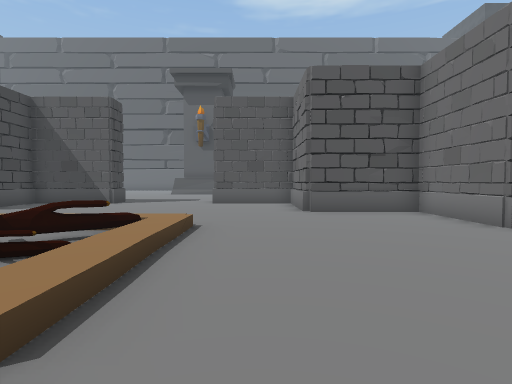
view 1 (above)

24 first-person views from a walk through a 3-D level made in the Unity game engine. The camera is 1.5 m above the floor, tilts 2° down and sees 80° across. The floor is counted in squares, 1.8 m on a side. Each view is taken from the middle of a square. On the plan, view 1 faces up. The plan holds only what a view shows up to about 11 squares ahead; the rest is blank. The place goes on beyond the plan. The player character is not drawn.

view 2
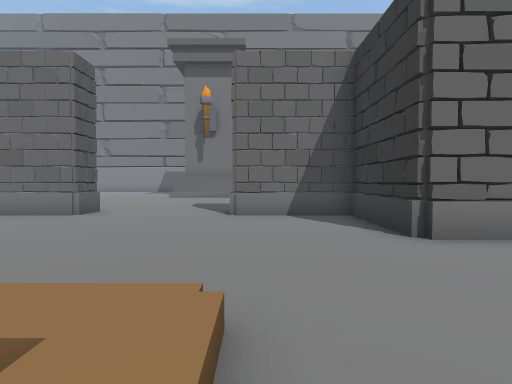

view 3
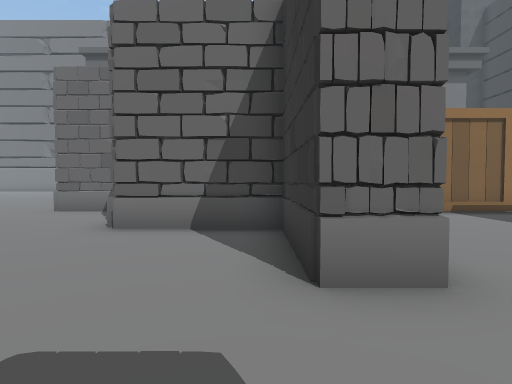

view 4
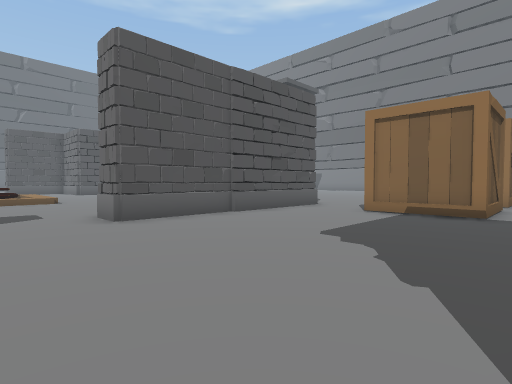

view 5
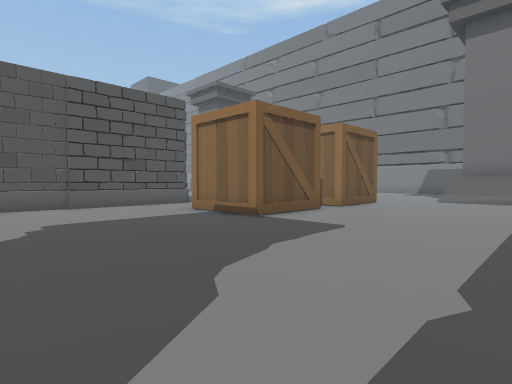

view 6
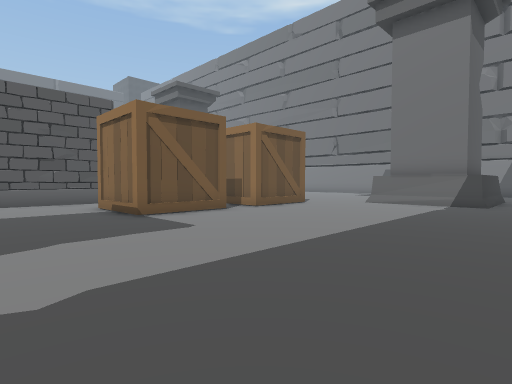

view 7
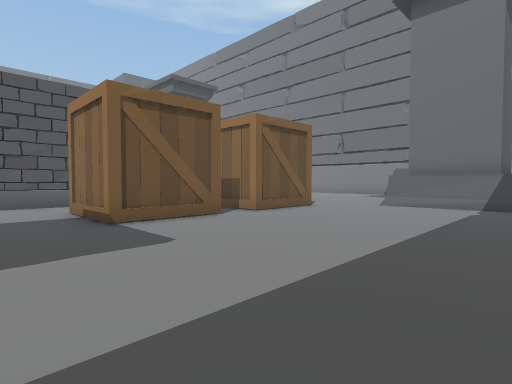

view 8
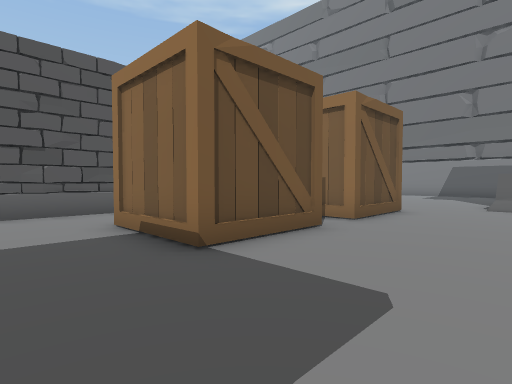

view 9
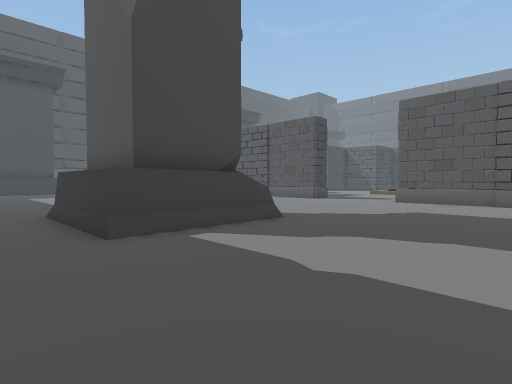

view 10
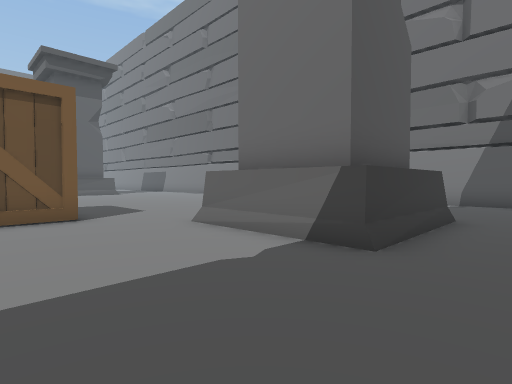

view 11
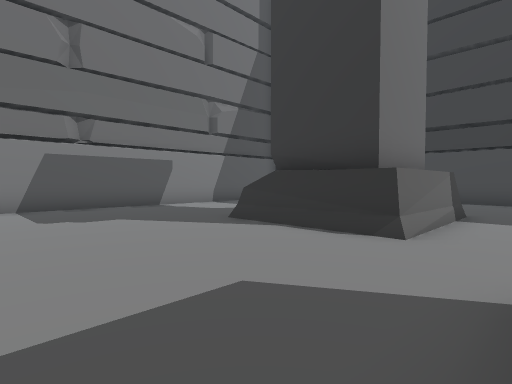

view 12
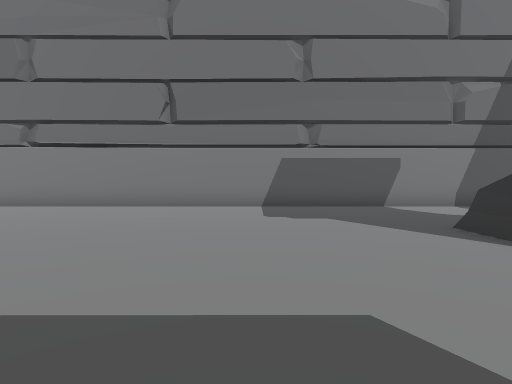

view 13
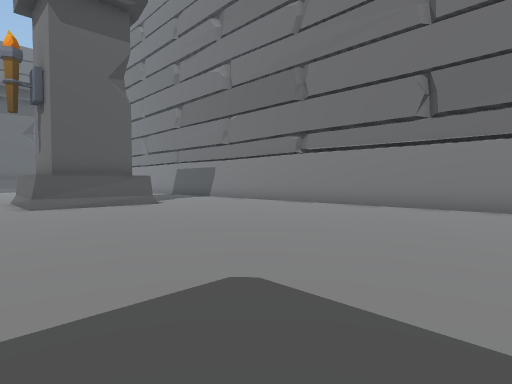

view 14
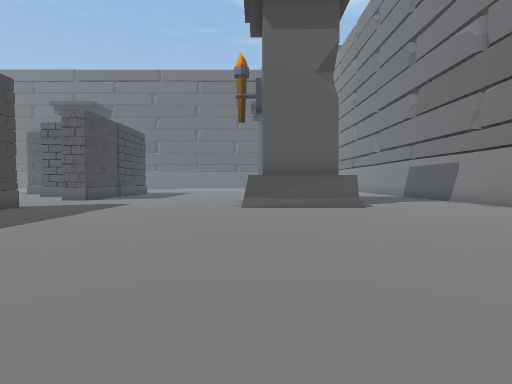

view 15
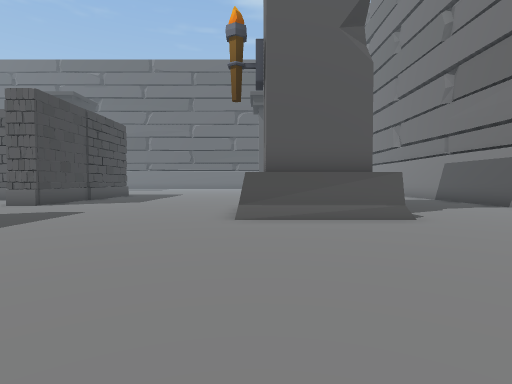

view 16
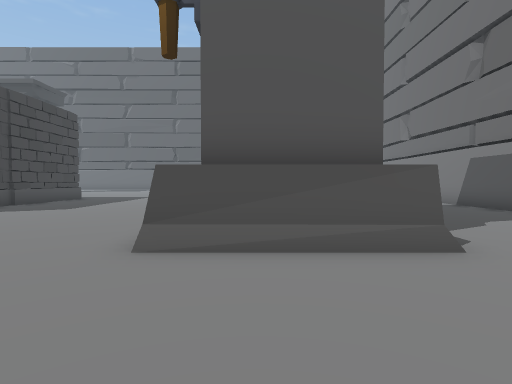

view 17
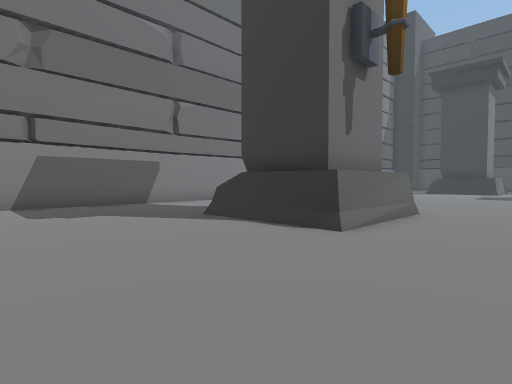

view 18
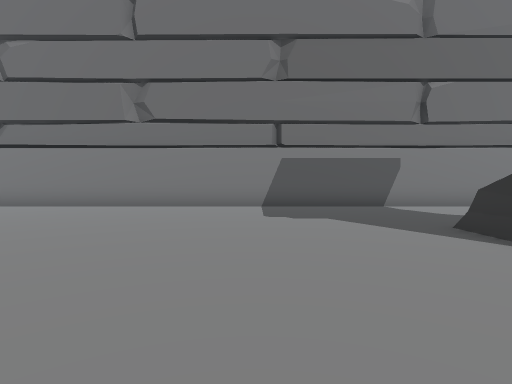

view 19
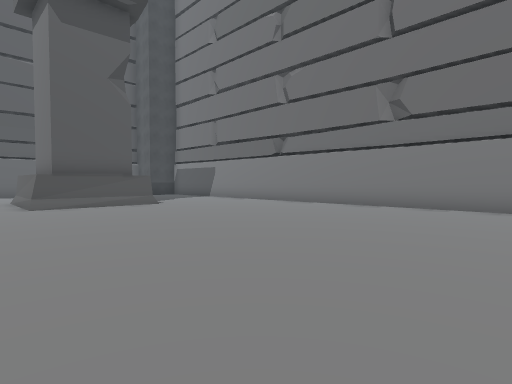

view 20
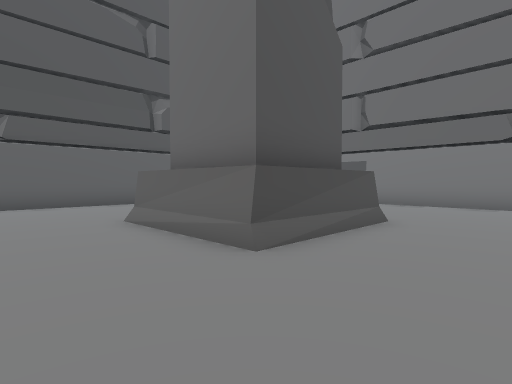

view 21
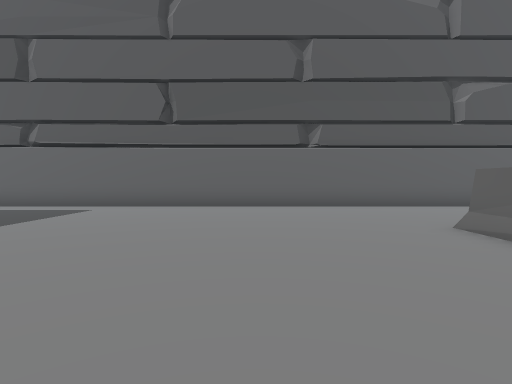

view 22
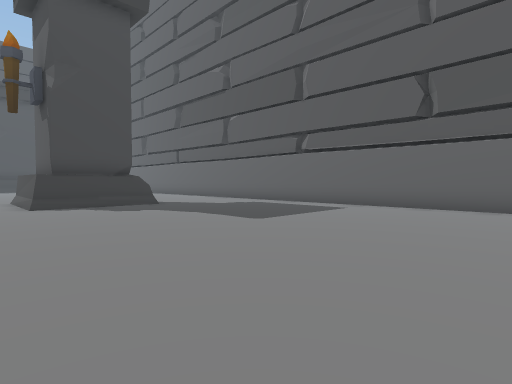

view 23
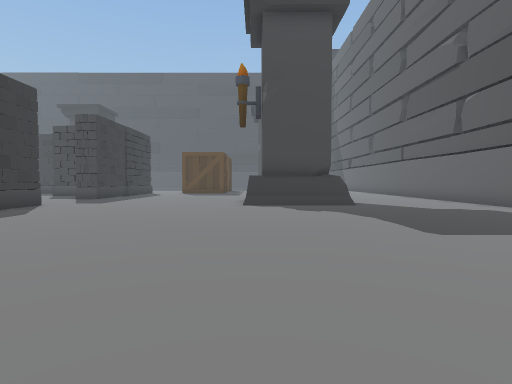

view 24
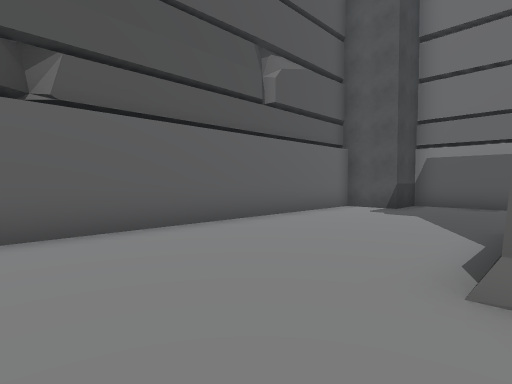

### Floor plan
Points are (right, up) in squares from view 1. A wall is a line through its corners. A room is listed if a view was taken in it or the views show most of it. See-through windows are left out.
Room 1 (views 1, 2, 3, 4, 5, 6, 7, 8, 9, 10)
walls: (1.6, -1.6) (1.7, -1.1); (3.5, -5.7) (-1.6, -5.7) (-1.6, -4.5) (1.3, -4.5) (1.3, -1.4) (4.5, -1.4) (4.5, 1.7); (-1.8, -12.7) (-1.7, -13.5); (-1.7, -12.7) (-1.7, -16.5); (6.9, -10.8) (4.2, -10.8) (4.2, -8.1); (-1.6, -16.2) (-5.4, -16.1); (4.5, 5.2) (4.5, 8.3) (1.3, 8.3) (1.3, 10.8); (4.2, 5.4) (4.2, 5.9); (4.2, 6.1) (4.2, 6.7); (9.4, -10.8) (8.2, -10.8); (-8.3, 11) (-8.3, 9.9); (12.6, -16.3) (12.6, -12.7)
low walls: (-1.9, -12.6) (-1.9, -15.2); (-2.8, -16.4) (-5.4, -16.4)
ways out: opening at (-4, 11.2) to room 2; opening at (4.2, 3.5) to room 2; opening at (4.3, -7) to room 2; opening at (7.5, -9.5) to room 2; opening at (11, -11.7) to room 2; opening at (12, -17.5) to room 2
objects: other object (-2, 5)
Room 2 (views 11, 12, 13, 14, 15, 16, 17, 18, 19, 20, 21, 22, 23, 24)
walls: (5.6, 9) (5.6, 8); (5.6, 6) (5.6, 5.4) (4.2, 5.4); (5.6, 1.6) (5.6, 0.9); (-1.7, 12.6) (0.1, 12.6); (12.8, 19.6) (12.8, 23.4); (16.4, 1.7) (12.7, 1.7) (12.7, 5.3) (16.4, 5.2); (16.4, 19.7) (12.5, 19.7); (-2.5, 19.9) (-4.9, 19.9); (5.2, -5.7) (3.5, -5.7); (-1.6, 23.4) (-1.7, 19.7) (-4.9, 19.7); (-1.8, 23.3) (-1.7, 22.4); (21.1, 24) (21.1, 26.5) (19.5, 26.5) (19.5, 28.1) (-2, 28.1); (8.2, -10.8) (8.2, -9.1); (10.9, -10.8) (9.4, -10.8); (12.6, -12.7) (16.4, -12.8); (16.4, -16.4) (12.6, -16.3); (21.1, -17.1) (21.1, 21.5)
low walls: (14.8, 5.4) (16.4, 5.4); (14.7, -12.6) (16.4, -12.6)
ways out: opening at (-4, 11.2) to room 1; opening at (4.2, 3.5) to room 1; opening at (4.3, -7) to room 1; opening at (7.5, -9.5) to room 1; opening at (11, -11.7) to room 1; opening at (12, -17.5) to room 1

Positions as (right, up) in squares from view 1, and headings:
1: (0, 0), facing up
2: (-3, 1), facing right
3: (-4, -4), facing right
4: (-4, -12), facing up-right
5: (-1, -16), facing up-right
6: (1, -18), facing up-right
7: (2, -17), facing up-right
8: (2, -14), facing up-right
9: (3, -18), facing up-left
10: (9, -18), facing up-right
11: (11, -8), facing down-right
12: (11, -9), facing right
13: (11, -9), facing up-right
14: (13, -8), facing up
15: (13, -5), facing up
16: (14, -2), facing up
17: (10, 10), facing down-right
18: (11, 9), facing right
19: (11, 9), facing up-right
20: (10, 17), facing up-right
21: (9, 18), facing up
22: (9, 18), facing up-left
23: (9, 20), facing left
24: (10, 23), facing up-right
